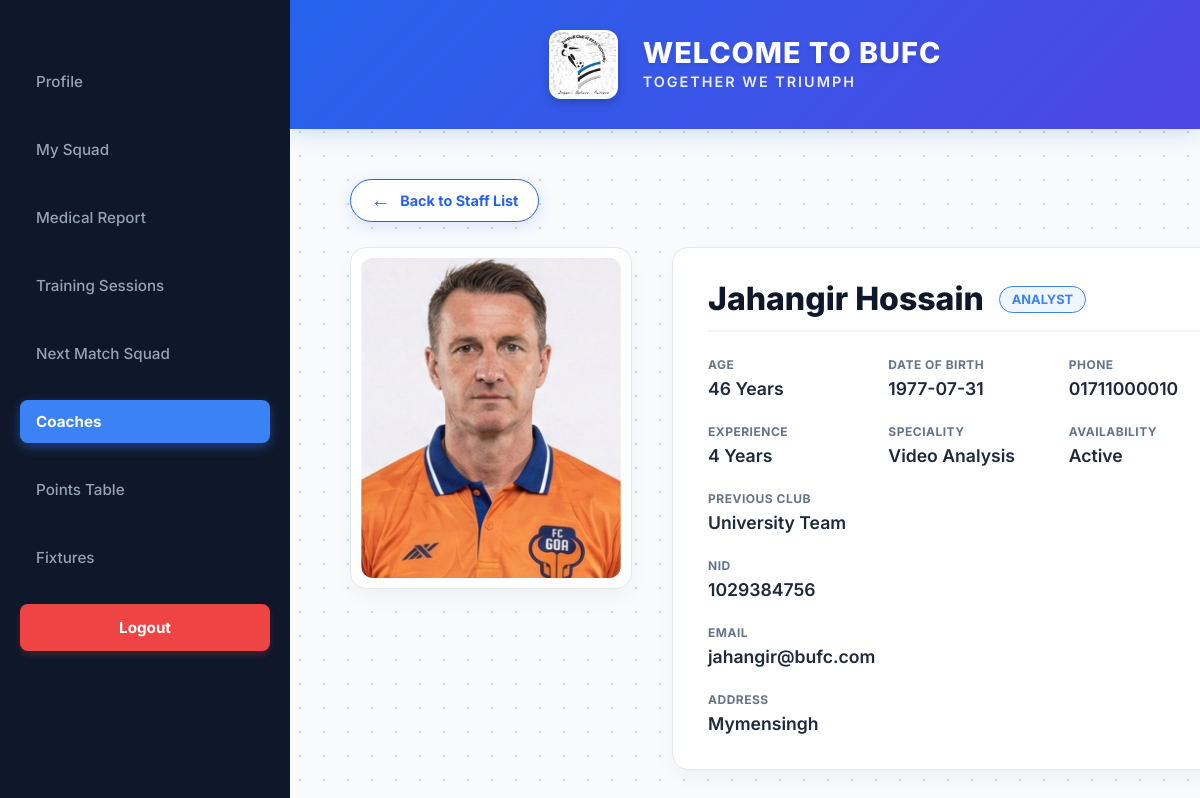
Page /codes/coachProfile.php?coach_id=10 (signed in) on the committed database.
### tables this page shows
CREATE TABLE `coach` (
  `Coach_ID` int(11) NOT NULL,
  `Coach_Type` varchar(50) DEFAULT NULL,
  `Coach_Experience` varchar(50) DEFAULT NULL,
  `Coach_Availability` varchar(50) DEFAULT NULL,
  `Coach_Previous_Club` varchar(100) DEFAULT NULL,
  `Coach_Speciality` varchar(100) DEFAULT NULL
);

CREATE TABLE `users` (
  `User_ID` int(11) NOT NULL,
  `Name` varchar(100) NOT NULL,
  `Age` int(11) DEFAULT NULL,
  `NID` varchar(50) DEFAULT NULL,
  `Email` varchar(100) DEFAULT NULL,
  `Address` varchar(255) DEFAULT NULL,
  `Phone_No` varchar(20) DEFAULT NULL,
  `Date_of_Birth` date DEFAULT NULL,
  `salary` decimal(10,2) DEFAULT NULL,
  `contract_start_date` date DEFAULT NULL,
  `contract_end_date` date DEFAULT NULL,
  `Password` varchar(255) NOT NULL,
  `Role` varchar(20) NOT NULL
);

### codes/coachProfile.php (the view, shortened to what this page needs)
<?php
require_once('dbconnect.php');
$current_user_id = $_SESSION['user_id'];
$target_id = $current_user_id;
$is_viewing_others = false;
if (isset($_GET['coach_id']) && $_GET['coach_id'] != $current_user_id) {
    $target_id = $_GET['coach_id'];
    $is_viewing_others = true;
}
$query = "SELECT * FROM users u
          JOIN Coach c ON u.User_ID = c.Coach_ID
          WHERE u.User_ID = '$target_id'";
$result = mysqli_query($conn, $query);
$data = mysqli_fetch_assoc($result);
?>
<!DOCTYPE html>
<html lang="en">
<head>
    <link rel="stylesheet" href="coachProfile.css">
</head>
<body>
<div class="dashboard-container">
    <aside class="sidebar">
        <nav class="sidebar-nav">
            <a href="coachProfile.php" class="nav-item <?php echo !$is_viewing_others ? 'active' : ''; ?>">Profile</a>
            <a href="mySquad.php" class="nav-item">My Squad</a>
            <a href="medicalReport.php" class="nav-item">Medical Report</a>
            <a href="trainingSessions.php" class="nav-item">Training Sessions</a>
            <a href="nextMatchSquad.php" class="nav-item">Next Match Squad</a>
            <?php if($is_viewing_others): ?>
                <a href="coaches.php" class="nav-item active">Coaches</a>
            <?php else: ?>
                <a href="coaches.php" class="nav-item">Coaches</a>
            <?php endif; ?>
            <a href="pointsTable.php" class="nav-item">Points Table</a>
            <a href="fixtures.php" class="nav-item">Fixtures</a>
            <a href="logout.php" class="nav-item logout-link">Logout</a>
        </nav>
    </aside>
    <div class="main-content">
        <header class="top-header">
            <div class="brand-group">
                <img src="images/bufc-logo.jpg" alt="Logo" class="header-logo">
                <div class="header-text-group">
                    <h1>WELCOME TO BUFC</h1>
                    <p class="slogan">Together We Triumph</p>
                </div>
            </div>
        </header>
        <div class="profile-container fade-in">
           <?php if($is_viewing_others): ?>
            <div class="back-btn-wrapper">
                <a href="coaches.php" class="back-btn">
                    <span>&#8592;</span> Back to Staff List
                </a>
            </div>
            <?php endif; ?>
            <div class="top-section">
                <div class="photo-box">
                    <div class="photo-placeholder">
                        <img src="images/coaches/<?php echo $target_id; ?>.jpg" alt="Coach Photo" onerror="this.style.display='none'; this.parentNode.innerText='Photo'">
                    </div>
                </div>
                <div class="details-box">
                    <div class="details-header">
                        <div class="header-left-group">
                            <h2 class="player-name"><?php echo htmlspecialchars($data['Name']); ?></h2>
                            <span class="role-pill"><?php echo htmlspecialchars($data['Coach_Type']); ?></span>
                        </div>
                    </div>
                    <div class="info-grid">
                        <div class="info-item">
                            <label>Age</label>
                            <div class="val"><?php echo htmlspecialchars($data['Age']); ?> Years</div>
                        </div>
                        <div class="info-item">
                            <label>Date of Birth</label>
                            <div class="val"><?php echo htmlspecialchars($data['Date_of_Birth']); ?></div>
                        </div>
                        <div class="info-item">
                            <label>Phone</label>
                            <div class="val"><?php echo htmlspecialchars($data['Phone_No']); ?></div>
                        </div>
                        <div class="info-item">
                            <label>Experience</label>
                            <div class="val"><?php echo htmlspecialchars($data['Coach_Experience']); ?></div>
                        </div>
                        <div class="info-item">
                            <label>Speciality</label>
                            <div class="val"><?php echo htmlspecialchars($data['Coach_Speciality']); ?></div>
                        </div>
                        <div class="info-item">
                            <label>Availability</label>
                            <div class="val status-fit"><?php echo htmlspecialchars($data['Coach_Availability']); ?></div>
                        </div>
                        <div class="info-item full">
                            <label>Previous Club</label>
                            <div class="val"><?php echo htmlspecialchars($data['Coach_Previous_Club']); ?></div>
                        </div>
                        <div class="info-item">
                            <label>NID</label>
                            <div class="val"><?php echo $data['NID'] ? htmlspecialchars($data['NID']) : 'N/A'; ?></div>
                        </div>
                        <div class="info-item full">
                            <label>Email</label>
                            <div class="val"><?php echo htmlspecialchars($data['Email']); ?></div>
                        </div>
                        <div class="info-item full">
                            <label>Address</label>
                            <div class="val"><?php echo $data['Address'] ? htmlspecialchars($data['Address']) : 'N/A'; ?></div>
                        </div>
                    </div>
                </div>
            </div>
        </div>
    </div>
</body>
</html>

### rows in the picture
coach: Coach_ID.Name "Jahangir Hossain", Coach_Type "ANALYST", Coach_ID.Age "46", Coach_ID.Date_of_Birth "1977-07-31", Coach_ID.Phone_No "01711000010", Coach_Experience "4 Years", Coach_Speciality "Video Analysis", Coach_Availability "Active", Coach_Previous_Club "University Team", Coach_ID.NID "1029384756", Coach_ID.Email "jahangir@bufc.com", Coach_ID.Address "Mymensingh"
